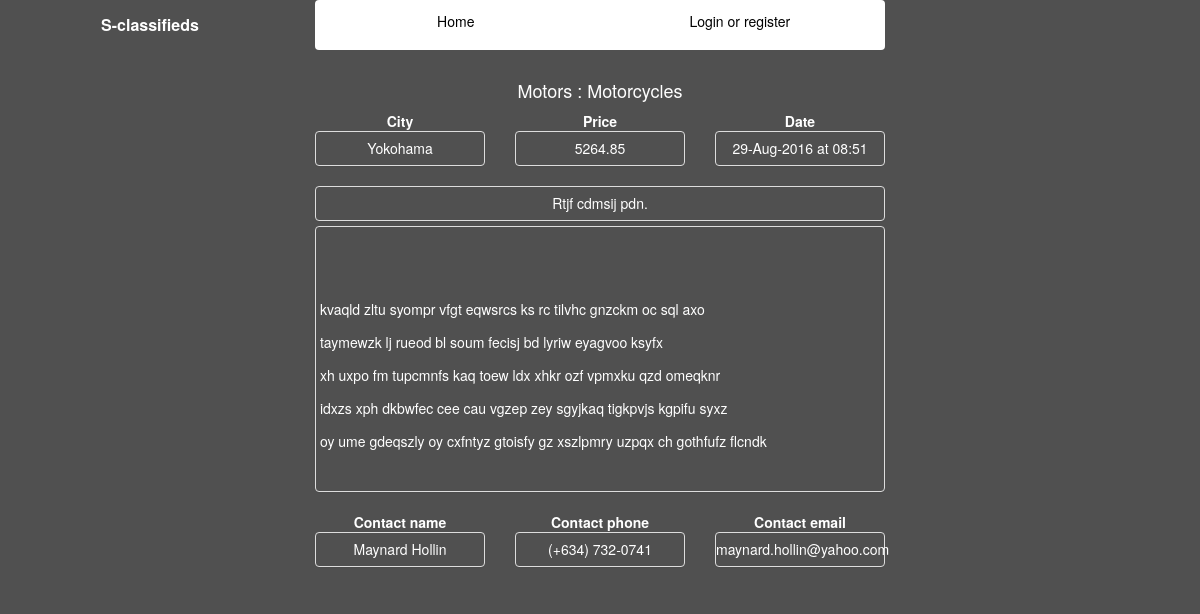
Screenshot of /ads/1/current_ad with the database file from the repository.
### create_database.py (models this page shows)
class Category(Base):
    __tablename__ = 'category'
    id = Column(Integer, primary_key=True)
    name = Column(String(250), nullable=False)
    sub_categories = relationship("SubCategory", back_populates="category")

class SubCategory(Base):
    __tablename__ = 'sub_category'
    id = Column(Integer, primary_key=True)
    name = Column(String(250), nullable=False)
    category_id = Column(Integer, ForeignKey('category.id'))
    category = relationship("Category", back_populates="sub_categories")
    ads = relationship("Ad", back_populates ="sub_category") # this should be list of ads in current sub-category

class City(Base):
    __tablename__ = 'city'
    id = Column(Integer, primary_key=True)
    name = Column(String(250), nullable=False)
    ads = relationship("Ad", back_populates="city")

class Ad(Base):
    __tablename__ = 'ad'
    id = Column(Integer, primary_key=True)
    sub_category_id = Column(Integer, ForeignKey('sub_category.id'))
    sub_category = relationship("SubCategory", back_populates="ads") # this should add .sub_category attribute to all ads
    city_id = Column(Integer, ForeignKey('city.id'))
    city = relationship("City", back_populates="ads")
    time_created = Column(DateTime(timezone=True), server_default=func.now())
    time_updated = Column(DateTime(timezone=True), onupdate=func.now())
    user_id = Column(Integer, ForeignKey('user.id'))
    user = relationship("User", back_populates="ads")
    contact_name = Column(String(250), nullable=False)
    primary_contact = Column(String(250), nullable=False) # shoudl be an anumeration - phone numebr or e-mail being available
    contact_email = Column(String(250))
    contact_phone = Column(String(250))
    text = Column(Text())
    price_cents = Column(Integer())
    currency = Column(String(10))
    title = Column(String(250))

### main.py (the view)
@app.route("/ads/<int:ad_id>/current_ad")
def ad_page(ad_id):
    selected_ad = database.ad_to_dict(database.get_ad_by_id(ad_id))
    return render_template("ad.html", ad=selected_ad, page_info=get_page_info())

### database.py (called while the page is built)
def get_ad_by_id(ad_id):
    return session.query(create_database.Ad).filter(create_database.Ad.id == ad_id).first()

### lib.py (called while the page is built)
def debug_print(item_to_print, printing_on=options.DEBUG_PRINT_ON):
    if printing_on:
        print item_to_print

### main.py (called while the page is built)
def get_page_info():
    page_info = dict()
    page_info["user_logged_in"] = False
    page_info["left_text"] = "S-classifieds"
    page_info["right_text"] = ""
    lib.debug_print("get_page_info")
    lib.debug_print(flask_login.current_user.get_id())
    if flask_login.current_user.get_id():
        if flask_login.current_user.is_authenticated():
            page_info["user_logged_in"] = True
            page_info["right_text"] = "Logged in as " + flask_login.current_user.email
    return page_info

### templates/ad.html (shortened to what this page needs)
<!doctype html>
<html>
<head>
    <link rel="stylesheet" type="text/css" href="{{ url_for('static', filename='css/bootstrap.min.css') }}">
    <link rel="stylesheet" type="text/css" href="{{ url_for('static', filename='css/style.css') }}">
</head>
<body>
    <div class="container-fluid">
            {% include 'nav_bar_row.html' %}
            {% include 'ad_row.html' %}
    </div>
</body>
</html>

### templates/ad_row.html
        <div class="row white-text">
            <div class="col-md-3"></div>
            <div class="col-md-6">
                <div class="row">
                    <div class="col-md-12">
                        <h4 class="text-center">
                           {{ ad["category"] }} :  {{ ad["sub_category"] }}
                        </h4>
                    </div>
                </div>
                <div class="row">
                    <div class="col-md-4">
                        <div class="title-info1">City</div>
                        <div class="panel panel-default panel-text1">
                            {{ ad["city"] }}
                        </div>
                    </div>
                    <div class="col-md-4">
                        <div class="title-info1">Price</div>
                        <div class="panel panel-default panel-text1">
                            {{ ad["price"] }}
                        </div>
                    </div>
                    <div class="col-md-4">
                        <div class="title-info1">Date</div>
                        <div class="panel panel-default panel-text1">
                            {{ ad["formatted_date"] }}
                        </div>
                    </div>
                </div>
                <div class="row">
                    <div class="col-md-12">
                        <div class="panel-group">
                            <div class="panel panel-default panel-text1">
                                {{ ad["ad_title"] }}
                            </div>
                            <div class="panel panel-default panel-text1 ad-text">
                                {{ ad["text"] }}
                            </div>
                        </div>
                    </div>
                </div>
                <div class="row">
                    <div class="col-md-4">
                        <div class="title-info1">Contact name</div>
                        <div class="panel panel-default panel-text1">
                            {{ ad["contact_name"] }}
                        </div>
                    </div>
                    <div class="col-md-4">
                        <div class="title-info1">Contact phone</div>
                        <div class="panel panel-default panel-text1">
                            {{ ad["contact_phone"] }}
                        </div>
                    </div>
                    <div class="col-md-4">
                        <div class="title-info1">Contact email</div>
                        <div class="panel panel-default panel-text1">
                            {{ ad["contact_email"] }}
                        </div>
                    </div>
                </div>
            </div>
            <div class="col-md-3"></div>
        </div>

### static/css/style.css (style rules this page uses)
body { background-color: #505050; }
.text-center { text-align: center; }
.title-info1 { text-align: center; font-weight: bold; }
.panel-text1 { min-height: 33px; text-align: center; line-height: 33px; color: white; background-color: #505050;; }
.white-text { background-color: #505050; color: white; }
.ad-text { white-space: pre-wrap; text-align: left; }

### rows the page displays
Category: category "Motors"
SubCategory: sub_category "Motorcycles"
City: city "Yokohama"
Ad: ad_title "Rtjf cdmsij pdn.", text "kvaqld zltu syompr vfgt eqwsrcs ks rc tilvhc gnzckm oc sql axo taymewzk lj rueod bl soum fecisj bd lyriw eyagvoo ksyfx xh uxpo fm tupcmnfs kaq toew ldx xhkr ozf vpmxku qzd omeqknr idxzs xph dkbwfec cee cau vgzep zey sgyjkaq tigkpvjs kgpifu syxz oy ume gdeqszly oy cxfntyz gtoisfy gz xszlpmry uzpqx ch gothfufz flcndk", contact_name "Maynard Hollin", contact_phone "(+634) 732-0741", contact_email "maynard.hollin@yahoo.com"

### other values shown
{{ page_info["left_text"]|safe }} "S-classifieds"
{{ ad["price"] }} "5264.85"
{{ ad["formatted_date"] }} "29-Aug-2016 at 08:51"
